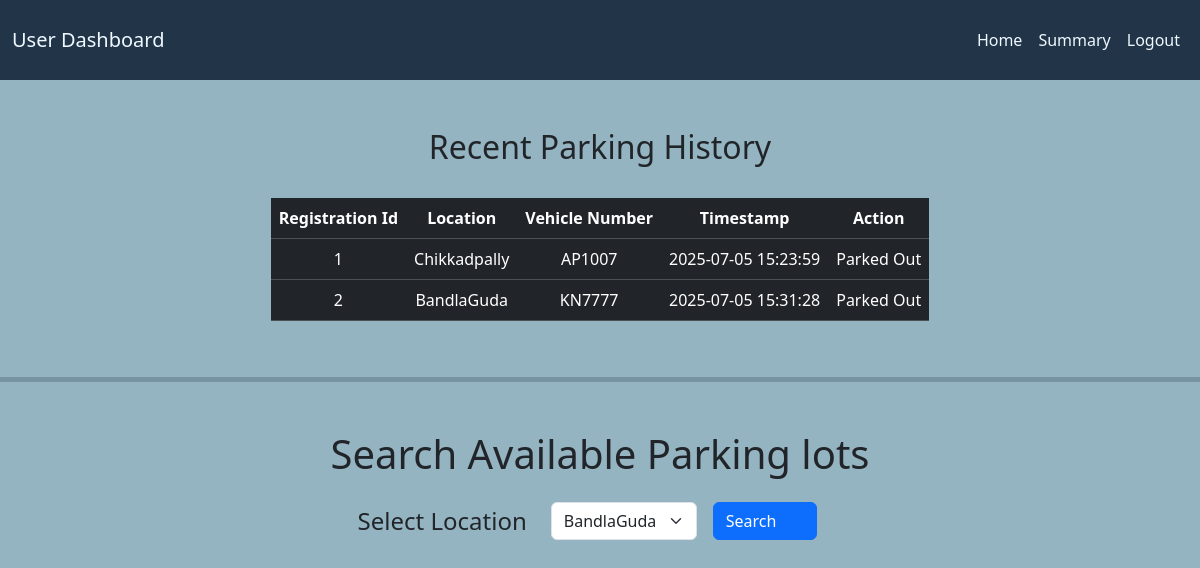
The app's page /user/home (signed in) with its own data.
### vehicle/models.py (models this page shows, shortened)
class Reservation(db.Model):
    r_id = db.Column(db.Integer(), primary_key = True)
    user_id = db.Column(db.Integer(), db.ForeignKey('user.id'))
    spot_id = db.Column(db.Integer(), db.ForeignKey('parking_spot.spot_id'))
    checkin_time = db.Column(db.DateTime, default = datetime.utcnow)
    checkout_time = db.Column(db.DateTime, nullable = False)
    actual_checkout_time = db.Column(db.DateTime)
    vehicle_model = db.Column(db.String(length=20), nullable = False)
    nameplate_num = db.Column(db.String(15), nullable=False, unique = True)
    cost_per_unit = db.Column(db.Float, nullable = False)
    estimated_cost = db.Column(db.Float, nullable = True)
    @property
    def total_cost(self):
        if not self.checkin_time:
            return 0
        if self.checkout_time:
            end_time = min(self.actual_checkout_time or datetime.now(), self.checkout_time)
        else:
            end_time = self.actual_checkout_time or datetime.now()
        parking_duration = end_time - self.checkin_time
        hours = max(1, parking_duration.total_seconds() // 3600)
        return round(hours * self.cost_per_unit, 2)

class ParkingLot(db.Model):
    lot_id = db.Column(db.Integer(), primary_key = True)
    primary_location = db.Column(db.String(length=20), nullable = False, unique = True)
    full_address = db.Column(db.String(length=50), nullable = False)
    pincode = db.Column(db.String(6), nullable = False)
    max_spots = db.Column(db.Integer(), nullable = False)
    cost_per_unit = db.Column(db.Integer(), nullable = False)
    parking_spots = db.relationship('ParkingSpot', backref = 'lot', lazy= True)

### vehicle/controllers/routes.py (the view, shortened to what this page needs)
@app.route('/user/home', methods=["GET", "POST"])
@login_required
@user_required
def user_home():
    form = SearchParkingLot()
    release_form = ReleaseSpotForm()
    reservations = Reservation.query.filter_by(user_id=current_user.id).all()
    areas = db.session.query(ParkingLot.primary_location).distinct().all()
    form.location.choices = [(area[0], area[0]) for area in areas]
    available_lots = None
    lot_info = []
    return render_template('user_dashboard/user_home.html', user=current_user, form=form, lots=lot_info, reservations = reservations, now=datetime.now(), datetime=datetime, release_form = release_form)

### vehicle/controllers/forms.py
class SearchParkingLot(FlaskForm):
    location = SelectField(label = 'Select Location', choices = [])
    submit = SubmitField(label="Search")

class ReleaseSpotForm(FlaskForm):
    r_id = HiddenField()
    submit = SubmitField(label='Release')

### vehicle/__init__.py (called while the page is built)
@login_manager.user_loader
def load_user(user_id):
    return User.query.get(int(user_id))

### vehicle/controllers/routes.py (called while the page is built)
def user_required(f):
    @wraps(f)
    def decorated_function(*args, **kwargs):
        if not current_user.is_authenticated:
            return redirect(url_for('login_page'))
        if current_user.is_admin:
            flash(f'You do not have permission to access this page!',category='danger')
            return redirect(url_for('admin_home'))
        return f(*args, **kwargs)
    return decorated_function

### vehicle/templates/user_dashboard/user_home.html (shortened to what this page needs)
{% extends "base.html" %}
{% block content %}
<div class="text-center">
    {% if reservations %}
    <div class="d-flex justify-content-center mt-5">
        <div class="w-auto">
            <h2 class="text-center">Recent Parking History</h2>
            <br>
            <table class="table table-hover table-dark" align="center">
                <thead>
                    <tr>
                        <th scope="col">Registration Id</th>
                        <th scope="col">Location</th>
                        <th scope="col">Vehicle Number</th>
                        <th scope="col">Timestamp</th>
                        <th scope="col">Action</th>
                    </tr>
                </thead>
                <tbody>
                    {% for reservation in reservations %}
                    <tr>
                        <td>{{ reservation.r_id}}</td>
                        <td>{{reservation.spot.lot.primary_location}}</td>
                        <td>{{reservation.nameplate_num}}</td>
                        <td>
                            {% if reservation.checkin_time %}
                            {{ reservation.checkin_time.strftime('%Y-%m-%d %H:%M:%S') }}
                            {% else %}
                            Not Available
                            {% endif %}
                        </td>
                        {% if reservation.actual_checkout_time %}
                        <td><label>Parked Out</label></td>
                        {% else %}
                        <td><button "btn btn-sm btn-dark" data-bs-toggle="modal"
                                data-bs-target="#releaseModal{{ reservation.r_id }}">Release Spot</button></td>
                        {% endif %}
                    </tr>
                    {% endfor %}
                </tbody>
            </table>
        </div>
    </div>
    {% else %}
    <h3>No recent parking history.</h3>
    {%endif %}
    <hr>
    <h1 class="mt-5 text-center">Search Available Parking lots</h1>
    <div class="form-container mt-4">
        <form action="{{ url_for('user_home') }}" method="POST"
            class="d-flex justify-content-center align-items-center gap-3">
            <span class="me-2 fs-4">{{ form.location.label(class="form-label m-0") }}</span>
            {{ form.location(class="form-select w-auto") }}
            {{ form.submit(class="btn btn-primary") }}
        </form>
    </div>
</div>
{% endblock %}

### vehicle/static/style.css (style rules this page uses)
body { background-color: #94B4C1; }
.btn { padding-right: 8%; margin-right: 25px; align-items: center; }
.form-container { display: flex; justify-content: center; align-items: center; width: 80%; margin: 0 auto; }
.form-container form { width: 100%; max-width: 500px; }
hr { background-color: #213448; height: 5px; border: none; margin: 40px 0; }

### records on screen
Reservation: r_id "1", spot.lot.primary_location "Chikkadpally", nameplate_num "AP1007", checkin_time "2025-07-05 15:23:59", shows "Parked Out"
Reservation: r_id "2", spot.lot.primary_location "BandlaGuda", nameplate_num "KN7777", checkin_time "2025-07-05 15:31:28", shows "Parked Out"
